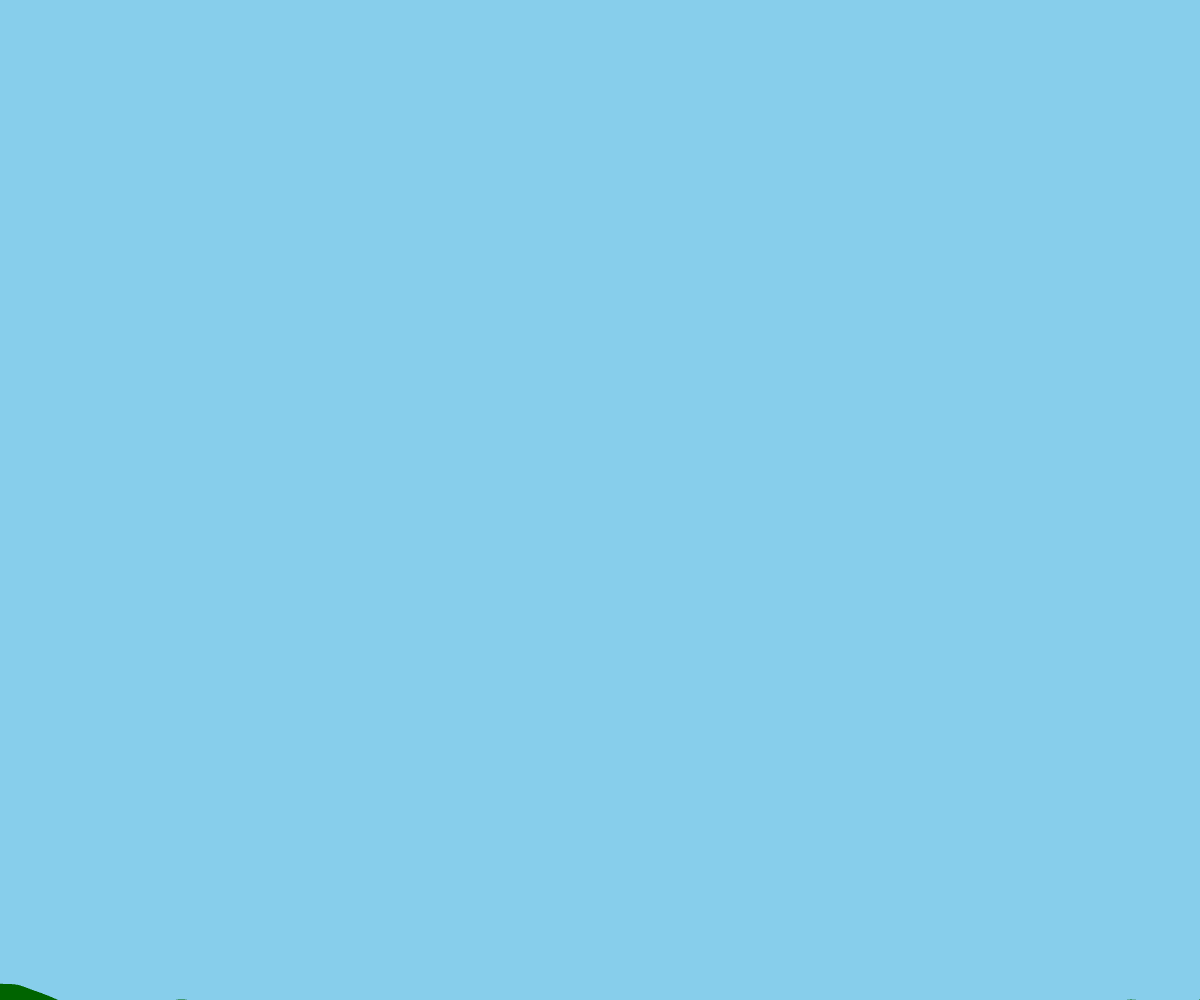
Frame 1 (no input)
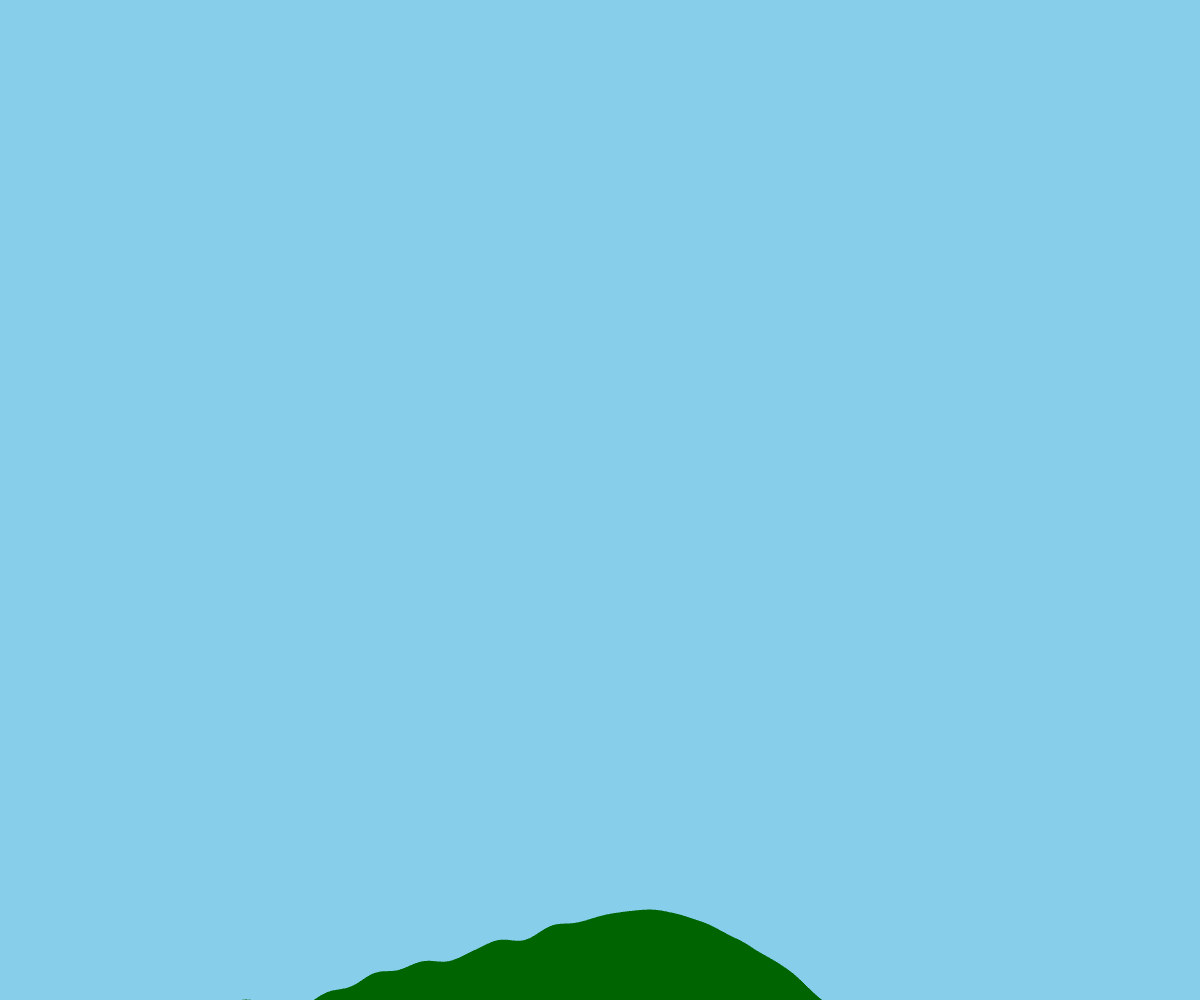
Frame 60 (no input)
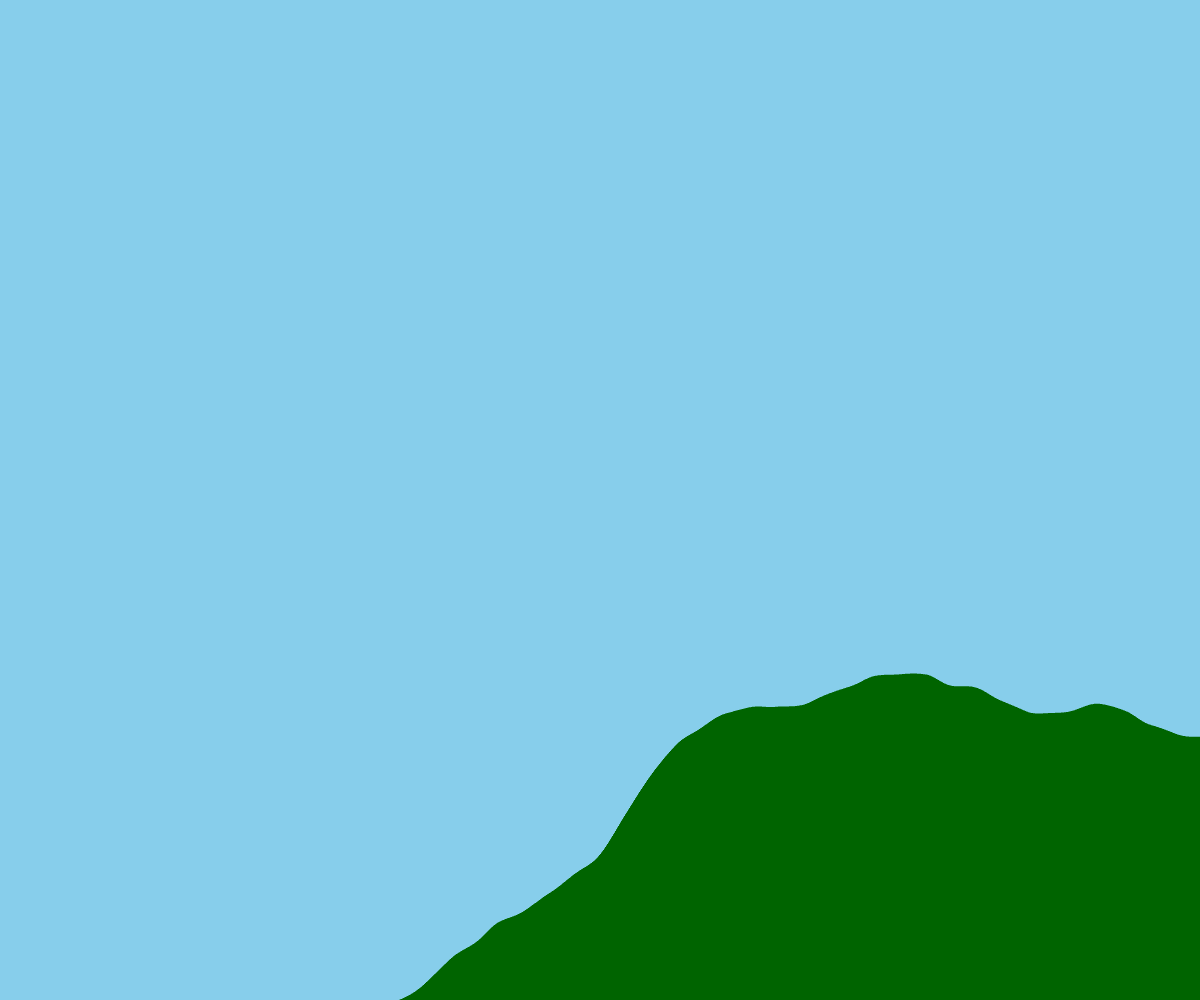
Frame 120 (the mouse pressed at the canvas centre since frame 60)

The p5.js sketch that drew these frames (run headless with seeded random() and noise() and a simulated clock; from frame 60 on, the mouse is pressed at the canvas centre):

// p5.js sketch
// ── sketch.js
// Terrain Generation
// Oct. 23, 2023

let terrain = [];
let baseHeight = 0;
let heightScaling = 0.9;
let bumpScaling = 0.5;
let elevationScaling = 0.5;

let xOffset = 50000;
let xSpeed = 10;
let terrainSpeed = 15;
let yOffset = 0;
let ySpeed = 10;

let ball;
const friction = 0.5;

function spawnRectangles() {
  let time = 0;
  let erosion = 0;
  let elevation;
  for(let x = 0; x < 100000; x++){
    erosion = noise(time / 20 + 10000);
    elevation = noise(time / 20 + 20000);
    let h = elevation * height * elevationScaling - height * elevationScaling;
    h += noise(time) * height * heightScaling;
    h += noise(time*5 - 10000) * erosion * height * bumpScaling;
    let thisRect = {
      x: x,
      height: h
    };
    terrain.push(thisRect);
    time += 0.001;
  }
}

function setup() {
  createCanvas(windowWidth, windowHeight);
  noStroke();
  spawnRectangles();
}

function displayRectangles() {
  for(let i = 0; i < width; i++) {
    if(i + xOffset < 0 || i + xOffset >= terrain.length) {
      continue;
    }
    let thisRect = terrain[i + xOffset];
    rect(i, height - thisRect.height - yOffset, 1, thisRect.height + yOffset);
  }
}

function moveScreen() {
  if(keyIsDown(RIGHT_ARROW)) {
    xOffset += xSpeed;
  }
  if(keyIsDown(LEFT_ARROW)) {
    xOffset -= xSpeed;
  }
  if(keyIsDown(UP_ARROW)) {
    yOffset -= ySpeed;
  }
  if(keyIsDown(DOWN_ARROW)) {
    yOffset += ySpeed;
  }
  xOffset += terrainSpeed;
}

function draw() {
  moveScreen();
  background("skyblue");
  fill("darkgreen");
  displayRectangles();
}
